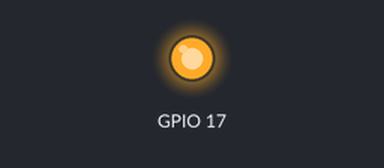
The program below on a simulated Raspberry Pi (BCM pin numbers). Shown: output pins drawn as LEDs (lit = HIGH). What the program prints to the terminal is not drawn. At 0.0 s the program stops and its outputs stay as they are.

Above: at 0.1 s.
Timing chart, 0 to 1.5 s (numbered marks = the images above):
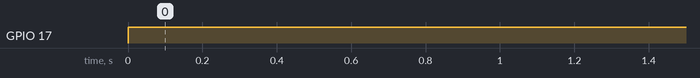

Measured:
- by itself, GPIO 17: LOW → HIGH at 0.00 s

The program:

off.py
```python
#!/usr/bin/python
import RPi.GPIO as GPIO
import time

GPIO.setmode(GPIO.BCM)
GPIO.setup(17, GPIO.OUT)
# main loop

try:
  GPIO.output(17, GPIO.HIGH)
  print "OFF"

# End program cleanly with keyboard
except KeyboardInterrupt:
  print "  Quit"

  # Reset GPIO settings
  GPIO.cleanup()
```
